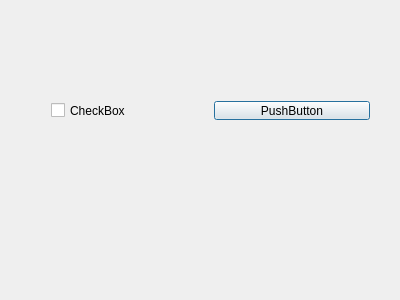
<?xml version="1.0" encoding="UTF-8"?>
<ui version="4.0">
 <class>Dialog</class>
 <widget class="QDialog" name="Dialog">
  <property name="geometry">
   <rect>
    <x>0</x>
    <y>0</y>
    <width>400</width>
    <height>300</height>
   </rect>
  </property>
  <property name="windowTitle">
   <string>Dialog</string>
  </property>
  <widget class="QWidget" name="">
   <property name="geometry">
    <rect>
     <x>40</x>
     <y>90</y>
     <width>341</width>
     <height>41</height>
    </rect>
   </property>
   <layout class="QHBoxLayout" name="horizontalLayout">
    <item>
     <widget class="QCheckBox" name="checkBox">
      <property name="text">
       <string>CheckBox</string>
      </property>
     </widget>
    </item>
    <item>
     <widget class="QPushButton" name="pushButton">
      <property name="text">
       <string>PushButton</string>
      </property>
     </widget>
    </item>
   </layout>
  </widget>
 </widget>
 <layoutdefault spacing="6" margin="11"/>
 <resources/>
 <connections/>
</ui>
